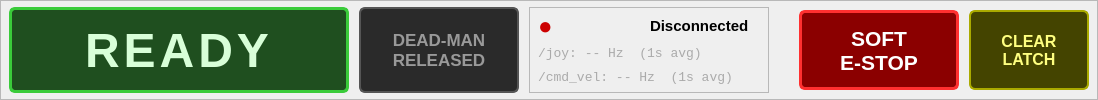
    <widget class="QFrame" name="frame_top_bar">
     <property name="minimumSize"><size><width>0</width><height>96</height></size></property>
     <property name="frameShape"><enum>QFrame::StyledPanel</enum></property>
     <property name="frameShadow"><enum>QFrame::Raised</enum></property>
     <layout class="QHBoxLayout" name="layout_top_bar">
      <property name="spacing"><number>10</number></property>
      <property name="leftMargin"><number>8</number></property>
      <property name="topMargin"><number>6</number></property>
      <property name="rightMargin"><number>8</number></property>
      <property name="bottomMargin"><number>6</number></property>

      <!-- BIG E-STOP BANNER (READY = green / LATCHED = solid red) -->
      <item>
       <widget class="QLabel" name="lbl_estop_banner">
        <property name="minimumSize"><size><width>340</width><height>80</height></size></property>
        <property name="text"><string>READY</string></property>
        <property name="alignment"><set>Qt::AlignCenter</set></property>
        <property name="styleSheet">
         <string notr="true">QLabel#lbl_estop_banner { background-color: #1f4f1f; color: #d8ffd8; font-size: 36pt; font-weight: 900; border: 3px solid #3acb3a; border-radius: 6px; letter-spacing: 4px; }</string>
        </property>
        <property name="toolTip"><string>Safety state. READY = green, LATCHED = solid red with white text.</string></property>
       </widget>
      </item>

      <!-- DEAD-MAN LAMP -->
      <item>
       <widget class="QLabel" name="lbl_deadman">
        <property name="minimumSize"><size><width>160</width><height>80</height></size></property>
        <property name="text"><string>DEAD-MAN
RELEASED</string></property>
        <property name="alignment"><set>Qt::AlignCenter</set></property>
        <property name="styleSheet">
         <string notr="true">QLabel#lbl_deadman { background-color: #2a2a2a; color: #999; font-size: 13pt; font-weight: bold; border: 2px solid #555; border-radius: 6px; }</string>
        </property>
        <property name="toolTip"><string>Lights green when dead-man is held.</string></property>
       </widget>
      </item>

      <!-- CONNECTION + Hz BLOCK -->
      <item>
       <widget class="QFrame" name="frame_conn">
        <property name="minimumSize"><size><width>240</width><height>80</height></size></property>
        <property name="frameShape"><enum>QFrame::StyledPanel</enum></property>
        <layout class="QVBoxLayout" name="layout_conn">
         <property name="spacing"><number>2</number></property>
         <property name="leftMargin"><number>8</number></property>
         <property name="topMargin"><number>4</number></property>
         <property name="rightMargin"><number>8</number></property>
         <property name="bottomMargin"><number>4</number></property>
         <item>
          <layout class="QHBoxLayout" name="layout_conn_row">
           <item>
            <widget class="QLabel" name="lbl_conn_dot">
             <property name="text"><string>●</string></property>
             <property name="styleSheet"><string notr="true">color:#cc0000; font-size:18pt;</string></property>
            </widget>
           </item>
           <item>
            <widget class="QLabel" name="lbl_conn_text">
             <property name="text"><string>Disconnected</string></property>
             <property name="styleSheet"><string notr="true">font-size: 11pt; font-weight: bold;</string></property>
            </widget>
           </item>
          </layout>
         </item>
         <item>
          <widget class="QLabel" name="lbl_joy_hz">
           <property name="text"><string>/joy: -- Hz  (1s avg)</string></property>
           <property name="styleSheet"><string notr="true">font-size: 10pt; color: #aaa; font-family: monospace;</string></property>
          </widget>
         </item>
         <item>
          <widget class="QLabel" name="lbl_cmdvel_hz">
           <property name="text"><string>/cmd_vel: -- Hz  (1s avg)</string></property>
           <property name="styleSheet"><string notr="true">font-size: 10pt; color: #aaa; font-family: monospace;</string></property>
          </widget>
         </item>
        </layout>
       </widget>
      </item>

      <!-- Spacer push the stop buttons to the right -->
      <item>
       <spacer name="spacer_top_mid">
        <property name="orientation"><enum>Qt::Horizontal</enum></property>
        <property name="sizeHint" stdset="0"><size><width>20</width><height>20</height></size></property>
       </spacer>
      </item>

      <!-- SOFT E-STOP (huge red, immediate latch) -->
      <item>
       <widget class="QPushButton" name="btn_soft_estop">
        <property name="minimumSize"><size><width>160</width><height>80</height></size></property>
        <property name="text"><string>SOFT
E-STOP</string></property>
        <property name="styleSheet">
         <string notr="true">QPushButton#btn_soft_estop { background-color: #8b0000; color: white; font-size: 16pt; font-weight: 900; border: 3px solid #ff3030; border-radius: 6px; }
QPushButton#btn_soft_estop:hover { background-color: #b00000; }
QPushButton#btn_soft_estop:pressed { background-color: #ff0000; }</string>
        </property>
        <property name="toolTip"><string>Click to immediately latch soft E-STOP. No confirm dialog.</string></property>
       </widget>
      </item>

      <!-- CLEAR LATCH -->
      <item>
       <widget class="QPushButton" name="btn_clear_latch">
        <property name="minimumSize"><size><width>120</width><height>80</height></size></property>
        <property name="text"><string>CLEAR
LATCH</string></property>
        <property name="styleSheet">
         <string notr="true">QPushButton#btn_clear_latch { background-color: #444400; color: #ffff80; font-size: 12pt; font-weight: bold; border: 2px solid #aaaa00; border-radius: 6px; }
QPushButton#btn_clear_latch:hover { background-color: #666600; }</string>
        </property>
       </widget>
      </item>
     </layout>
    </widget>
